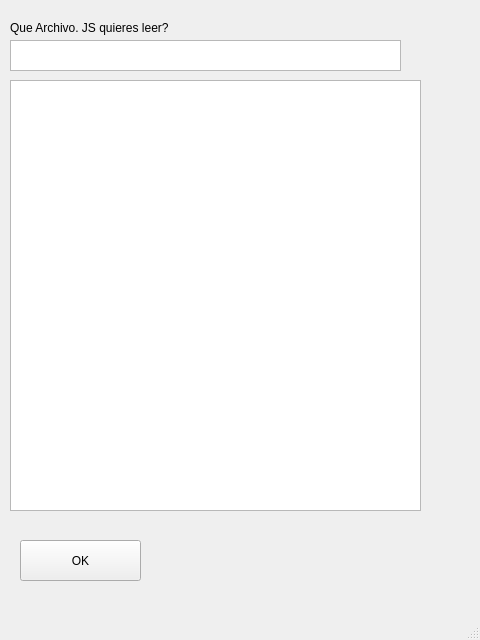
<?xml version="1.0" encoding="UTF-8"?>
<ui version="4.0">
 <class>MainWindow</class>
 <widget class="QMainWindow" name="MainWindow">
  <property name="geometry">
   <rect>
    <x>0</x>
    <y>0</y>
    <width>480</width>
    <height>640</height>
   </rect>
  </property>
  <property name="windowTitle">
   <string>MainWindow</string>
  </property>
  <widget class="QWidget" name="centralwidget">
   <widget class="QLabel" name="label">
    <property name="geometry">
     <rect>
      <x>10</x>
      <y>20</y>
      <width>341</width>
      <height>16</height>
     </rect>
    </property>
    <property name="text">
     <string>Que Archivo. JS quieres leer?</string>
    </property>
   </widget>
   <widget class="QTextEdit" name="ruta">
    <property name="geometry">
     <rect>
      <x>10</x>
      <y>40</y>
      <width>391</width>
      <height>31</height>
     </rect>
    </property>
   </widget>
   <widget class="QTextEdit" name="mostrar">
    <property name="geometry">
     <rect>
      <x>10</x>
      <y>80</y>
      <width>411</width>
      <height>431</height>
     </rect>
    </property>
   </widget>
   <widget class="QPushButton" name="boton">
    <property name="geometry">
     <rect>
      <x>20</x>
      <y>540</y>
      <width>121</width>
      <height>41</height>
     </rect>
    </property>
    <property name="text">
     <string>OK</string>
    </property>
   </widget>
  </widget>
  <widget class="QMenuBar" name="menubar">
   <property name="geometry">
    <rect>
     <x>0</x>
     <y>0</y>
     <width>480</width>
     <height>21</height>
    </rect>
   </property>
  </widget>
  <widget class="QStatusBar" name="statusbar"/>
 </widget>
 <resources/>
 <connections/>
</ui>
